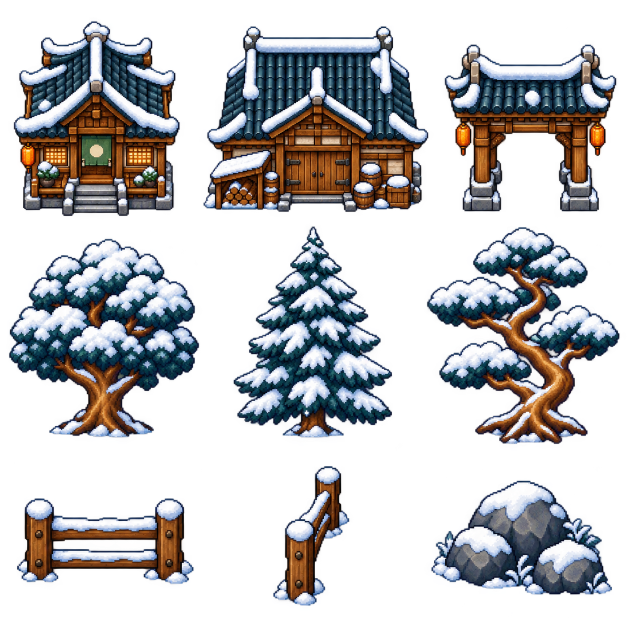
#> input picture Assets/StreamingAssets/Art/winter_village_atlas.png, 1254 x 1254 px (shown at 1/2 size)
$ python process_skin.py ../../Assets/ArtSources/SilverWarrior/katanas.png ../../Assets/StreamingAssets/Art/winter_village_atlas.png ../../Assets/StreamingAssets/CareerPulse/Bishop.png ../../Assets/StreamingAssets/CareerPulse/Guardian.png
#> lines starting #> are read from the running program, lines starting #| are printed output that depends on the picture; after the words box and inside, x2 and y2 are one past the last pixel; in counts of white or black regions, pixels touching at a corner belong together
### Tools/art/process_generated.py
# -*- coding: utf-8 -*-
"""Generated (Flow Nano Banana, magenta background) art -> game PNGs.

Soft magenta key with un-mixing (smoke, glows keep partial alpha without a pink fringe), connected
components in reading order for sheets, buildings placed on the 1536x1024 village building canvas
(bottom step at y=980, centred at x=768) like Assets/Resources/Art/Town/*.png.
Usage: python3 process_generated.py <source dir>
"""
import os, sys
import numpy as np
from PIL import Image
from scipy import ndimage

ROOT = os.path.dirname(os.path.dirname(os.path.dirname(os.path.abspath(__file__))))
ART = os.path.join(ROOT, "Assets", "Resources", "Art")

def key(path, soft=1.0):
#> called with soft = 1.4
    im = np.asarray(Image.open(path).convert("RGB")).astype(np.float32)
    r, g, b = im[..., 0], im[..., 1], im[..., 2]
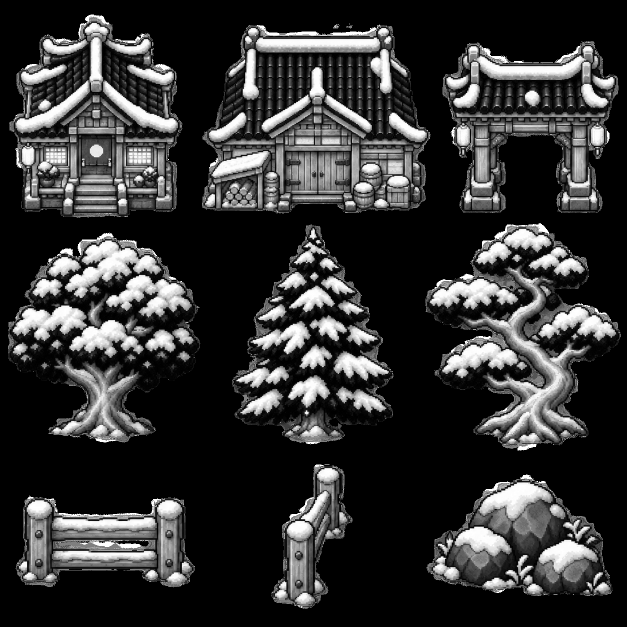
#> r: shape (1254, 1254) float32 (shown at 1/2 size); min 0, max 255, mean 51.7
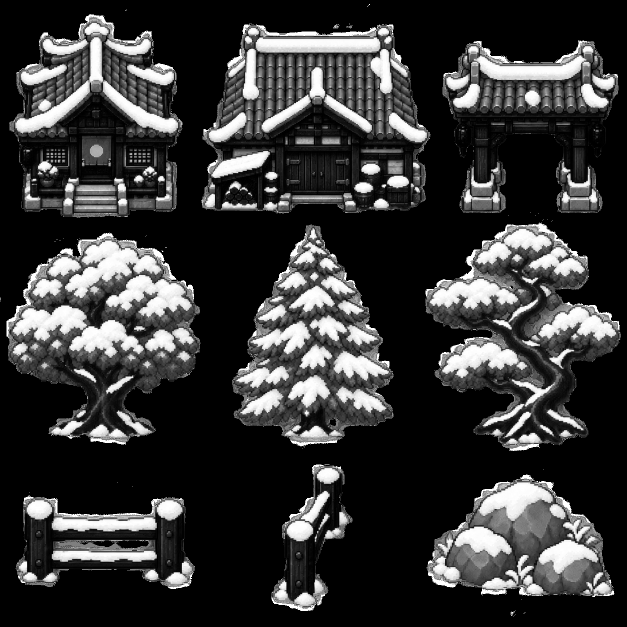
#> b: shape (1254, 1254) float32 (shown at 1/2 size); min 0, max 255, mean 54.7
    # Magenta amount: how much the pixel is "r and b high above g".
    m = np.clip((np.minimum(r, b) - g - 40.0) / (150.0 * soft), 0.0, 1.0)
    pure = (r > 140) & (b > 140) & (g < 110)
#> pure: shape (1254, 1254) bool; 0.01% white in thin lines or dots, all inside (x1, y1, x2, y2) = (31, 57, 1208, 1214)
    # Flow's sparkle watermark sits ~100 px in from the bottom-right corner (measured on 1376x768 and
    # 1024x1024 outputs): light pink / pale pixels in that box are background.
    h, w = r.shape
    box = np.zeros(r.shape, bool)
    box[h - 150:h - 45, w - 150:w - 45] = True
    sparkle = (r > 190) & (b > 190) & (g > 90)
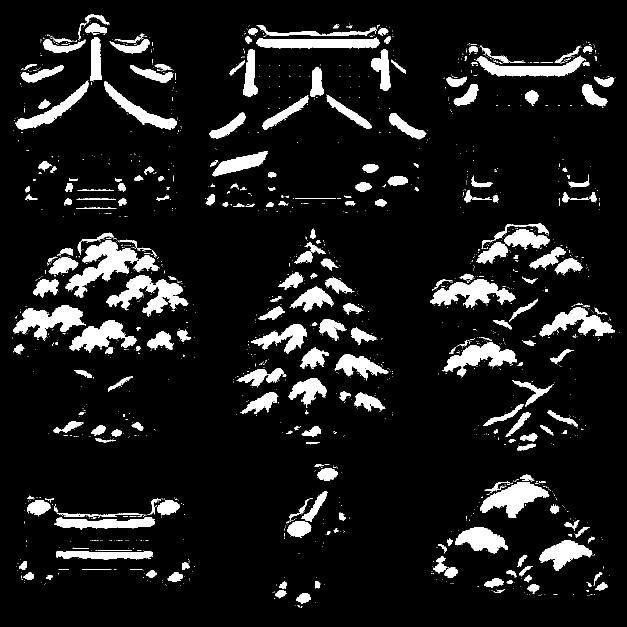
#> sparkle: shape (1254, 1254) bool (shown at 1/2 size); 9.9% white; 1822 white regions (1572 under 20 px), largest, box (x1, y1, x2, y2) and area: (131, 481, 276, 595) 6057, (213, 550, 377, 634) 5341, (26, 611, 171, 679) 4775
    pale = (np.minimum(np.minimum(r, g), b) > 120) & ((np.maximum(np.maximum(r, g), b) - np.minimum(np.minimum(r, g), b)) < 110)
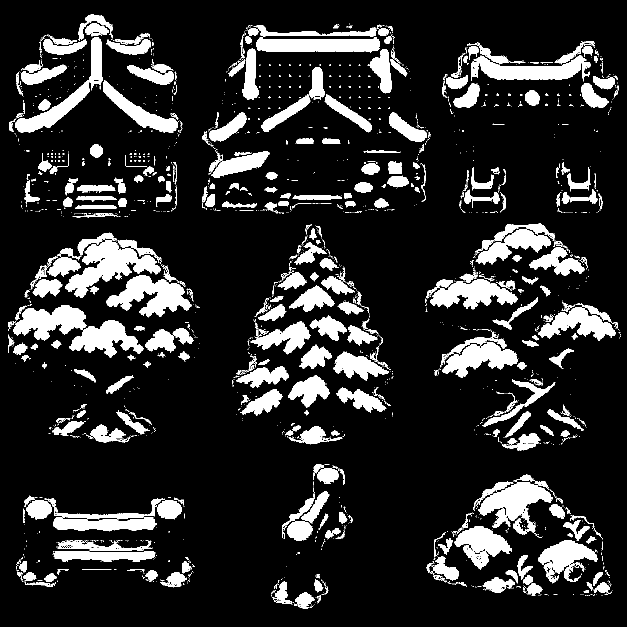
#> pale: shape (1254, 1254) bool (shown at 1/2 size); 15.6% white; 2243 white regions (1855 under 20 px), largest, box (x1, y1, x2, y2) and area: (130, 481, 322, 596) 8738, (212, 550, 383, 635) 7197, (957, 965, 1105, 1069) 7018
    im[box & (sparkle | pale)] = (255.0, 0.0, 255.0)
    r, g, b = im[..., 0], im[..., 1], im[..., 2]
    m = np.clip((np.minimum(r, b) - g - 40.0) / (150.0 * soft), 0.0, 1.0)
    pure = (r > 140) & (b > 140) & (g < 110)
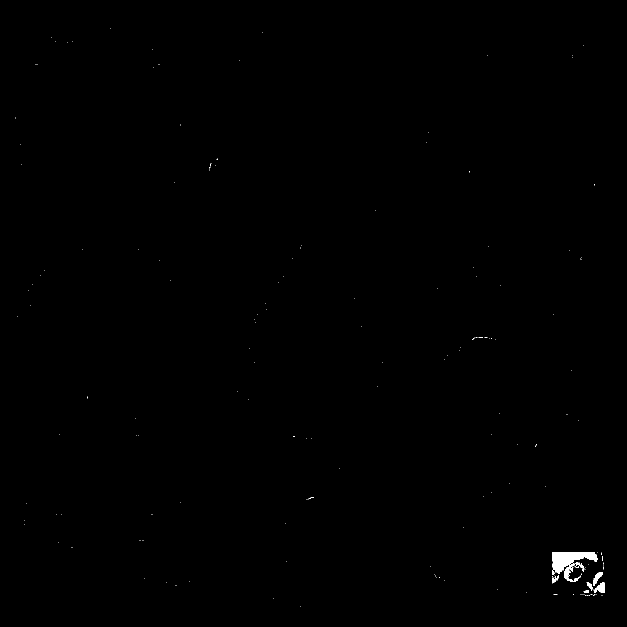
#> pure: shape (1254, 1254) bool (shown at 1/2 size); 0.23% white; 177 white regions (169 under 20 px), largest, box (x1, y1, x2, y2) and area: (1104, 1104, 1196, 1147) 2056, (1128, 1125, 1169, 1164) 484, (1187, 1165, 1209, 1186) 276
    m[pure & (np.minimum(r, b) - g > 120)] = 1.0
    a = 1.0 - m
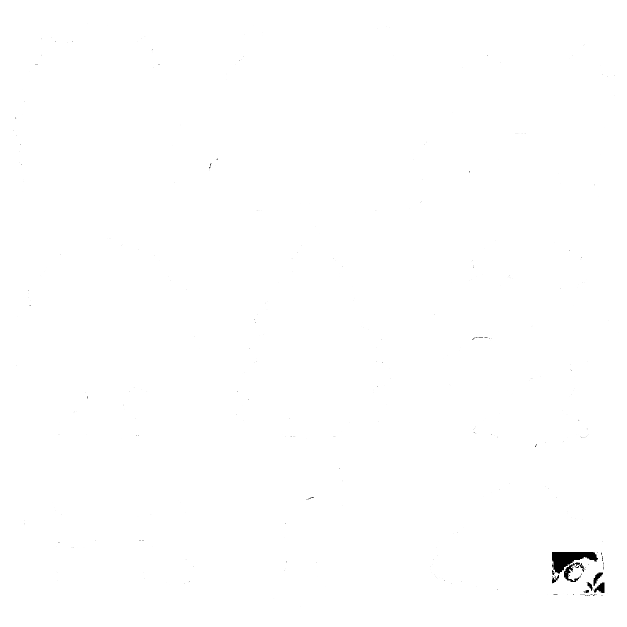
#> a: shape (1254, 1254) float32 (shown at 1/2 size); min 0, max 1, mean 0.998
    # Un-mix the magenta that showed through: c = (obs - m*M) / (1 - m).
    out = im.copy()
    keep = a > 0.02
    for ch, M in ((0, 255.0), (1, 0.0), (2, 255.0)):
        c = out[..., ch]
        c[keep] = (c[keep] - m[keep] * M) / a[keep]
    out = np.clip(out, 0, 255)
    # What still looks magenta after un-mixing (smoke edges, ash over the background) is neutralised:
    # translucent pixels lose it, opaque ones turn to the grey they were mixed from.
    tint = (out[..., 0] > out[..., 1] + 35) & (out[..., 2] > out[..., 1] + 35)
    a[tint & (a < 0.85)] = 0.0
#> a: shape (1254, 1254) float32; 0.01% of pixels changed, all inside (x1, y1, x2, y2) = (27, 74, 1230, 1189)
    grey = out[..., 1:2].repeat(3, axis=2) * 0.5 + out * 0.5
    out[tint] = np.minimum(grey[tint], out[tint])
    out[tint, 0] = out[tint, 1] + 6
    out[tint, 2] = out[tint, 1] + 4
    rgba = np.dstack([out, a * 255.0]).astype(np.uint8)
    rgba[a <= 0.02] = 0
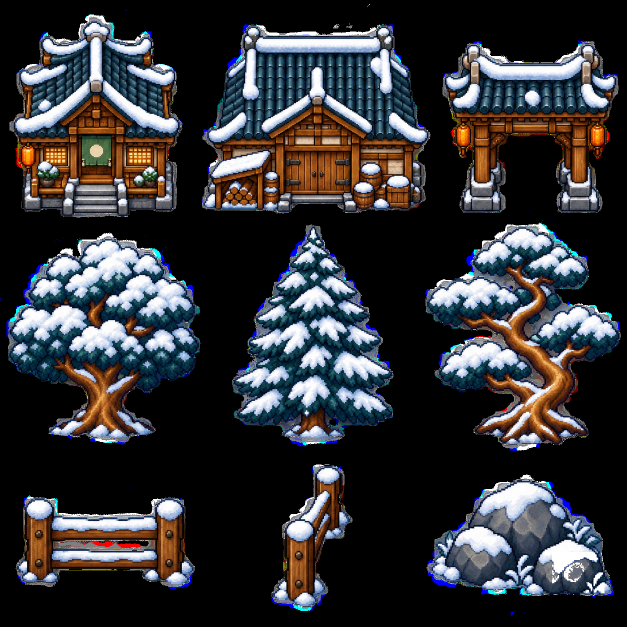
#> rgba: shape (1254, 1254, 4) (shown at 1/2 size); mean R, G, B, A 51.2, 51.3, 54.2, 254.4; transparent parts drawn white
    return rgba

# [55 lines left out: functions load_any, components, trim, save, building, not called in this run]

SHEETS = {
    # sheet file: game keys in reading order (None = skip)
    "gen_story_props.jpg": ["story_trough", "story_horse", "story_grave", "story_grave_1", "story_lantern", "story_ribbon"],
    "gen_props_landmarks.jpg": ["town_fountain_0", "town_well", "town_board", "town_lamp"],
    "gen_props_small.jpg": ["town_barrel", "town_crate", "town_sacks", "town_hay", "town_woodpile", "town_ccrate"],
    "gen_props_misc.jpg": ["town_pot", "town_planter", "town_mailbox", "town_bench", "town_sign_0", None, "town_anvil"],
    "codex_props_canyon_buildings.png": ["cyn_house_red", "cyn_house_green", "cyn_stall", "cyn_inn", "cyn_gate"],
    "codex_props_winter_buildings.png": ["wnt_house", "wnt_barn", "wnt_gate", "wnt_well", "wnt_fire_0"],
    "codex_props_winter_small.png": ["wnt_bench", "wnt_log", "wnt_workbench", "wnt_mailbox", "wnt_pot", "wnt_woodpile", "wnt_barrel", "wnt_crate", "wnt_lamp"],
    "codex_props_winter_small2.png": ["wnt_sign", "wnt_hay", "wnt_bed_0", "wnt_bed_1", "wnt_rock_0", "wnt_rock_1", "wnt_bush_0", "wnt_bush_1", "wnt_bush_2"],
    "codex_props2.png": ["town_site_1", "town_site_0", "town_pile_0", "town_pile_1", "town_stump", "town_grave_0", "town_grave_1", "town_ruin", "town_bones"],
}

# [27 lines that do not run on import are left out]

### Tools/art/process_skin.py
# -*- coding: utf-8 -*-
"""Generated costume-skin sheets (Flow, magenta) -> game sprite sheets in the original layout.

The skin is generated by repainting the reference atlas built from the shipped sheets, so every figure sits
in the cell it came from. Each cell is cut at the reference grid, reduced to the 64 px pixel grid, snapped to
the skin's own palette, and aligned to the original figure (feet line and body centre), so the warrior's
hand points (katana grip) and the walk/attack timing stay valid.

Usage:
  python3 process_skin.py warrior <generated.jpg> <skin id>  -> Assets/Resources/SilverWarrior/Skins/<id>/body.png, attack.png
  python3 process_skin.py mage <generated.jpg> <skin id>     -> Assets/Resources/Art/char_<id>_<dir>_<frame>.png
  python3 process_skin.py rogue <body.jpg> <skin id> <attack.jpg> -> Assets/Resources/Rogue/Skins/<id>/body.png, attack.png
  python3 process_skin.py daon <body.jpg> <skin id>          -> Assets/Resources/Art/char_<skin id>_<dir>_<frame>.png (rogue body sheet as the base, e.g. merc_daon)
  python3 process_skin.py rogue-ref <body ref out.png> <attack ref out.png>   (compact references to give Flow)
Rogue references (rogue-ref): every 64-px cell of Resources/Rogue/body.png and attack.png is cropped to the figure area
(ROGUE_CROP), scaled 4x (nearest) and laid out with a gutter on a flat magenta 4:3 canvas, so the figures come back larger
than in a full-cell layout. The repaint may turn the background into another flat colour (pink outfits), so the rogue
and daon modes key with key_border (magenta key when the border is magenta, border colour otherwise).
"""
import os, sys
import numpy as np
from PIL import Image
sys.path.insert(0, os.path.dirname(os.path.abspath(__file__)))
from process_generated import key, ROOT, ART

CELL = 64
DIRS = ["down", "downside", "side", "upside", "up"]
FRAMES = ["idle0", "idle1", "walk0", "walk1", "walk2", "walk3", "attack", "hurt"]
# Reference atlas layout in 64-px-grid units (see the reference builders in this file's docstring).
WARRIOR_REF = (512, 683)   # body 8x5 at (0, 0), attack 6x5 at (0, 363)
MAGE_REF = (569, 320)      # 8x5 at (0, 0)


def palette_of(rgba, colors=56):
    opaque = rgba[rgba[..., 3] > 200][:, :3]
    sample = Image.fromarray(opaque[:: max(1, len(opaque) // 200000)].reshape(-1, 1, 3), "RGB")
    return sample.quantize(colors=colors, method=Image.Quantize.MEDIANCUT)


# [40 lines left out: functions cell_from, outline, not called in this run]


KEEP_FRAC = 0.04
CROP_TRIM = 0   # edge rows/columns of the cropped region to clear (stray background bars touching the crop edge)


# [45 lines left out: functions keep_main, bbox, align, sheet, not called in this run]


S_REF = 4
ROGUE_CROP = {"body": (14, 8, 50, 58), "attack": (10, 8, 54, 58)}   # per-cell crop of the 64x64 cell in the compact reference
ROGUE_COLS = {"body": 8, "attack": 6}
ROGUE_GUTTER = 8
ROGUE_CANVAS = (387, 290)   # 4:3, grid units


# [123 lines left out: functions rogue_geometry, rogue_ref, key_border, rogue_sheet, rogue, daon and 1 more, not called in this run]


def mage(src, skin):
    gen = key(src, soft=1.4)
    pal = palette_of(gen)
    for r, d in enumerate(DIRS):
        for c, f in enumerate(FRAMES):
#> (the run stopped early here; a loop or call above may not have finished)

$ run again, on Assets/StreamingAssets/CareerReborn/Arcanist.png
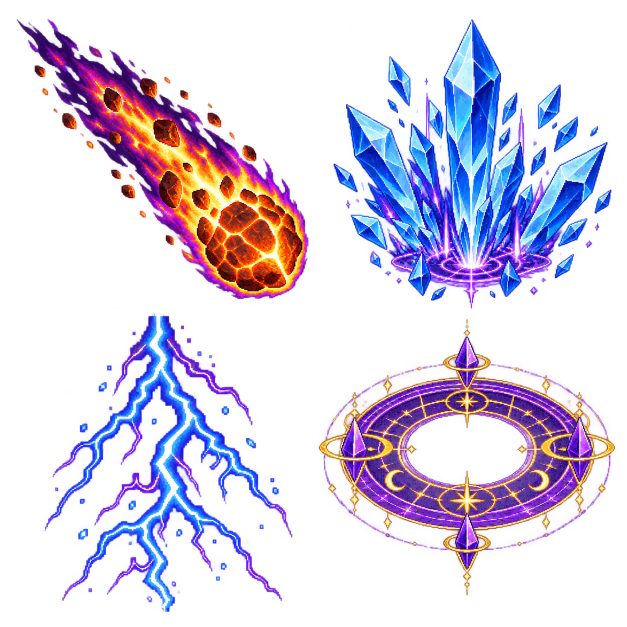
#> input picture Assets/StreamingAssets/CareerReborn/Arcanist.png, 1254 x 1254 px (shown at 1/2 size)
#> in key, `pure = (r > 140) & (b > 140) & (g < 110)`:
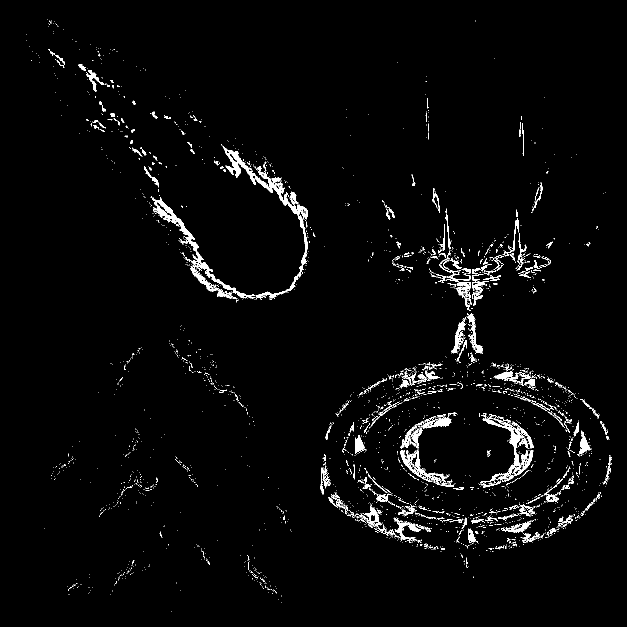
#> pure: shape (1254, 1254) bool (shown at 1/2 size); 2.5% white; 2992 white regions (2763 under 20 px), largest, box (x1, y1, x2, y2) and area: (444, 291, 616, 598) 4096, (305, 394, 511, 598) 3622, (961, 833, 1067, 967) 2787
#> sparkle: shape (1254, 1254) bool; 2.8% white; 2122 white regions (1947 under 20 px), largest, box (x1, y1, x2, y2) and area: (181, 625, 511, 1224) 9069, (860, 251, 1051, 608) 5963, (891, 43, 952, 209) 2516
#> pale: shape (1254, 1254) bool; 4.7% white; 3028 white regions (2729 under 20 px), largest, box (x1, y1, x2, y2) and area: (860, 42, 1002, 606) 11880, (169, 625, 519, 1224) 10645, (1040, 289, 1209, 498) 3948
#> keep: shape (1254, 1254) bool; 98.8% white; 1116 black regions (1035 under 20 px), largest, box (x1, y1, x2, y2) and area: (305, 394, 511, 597) 2563, (444, 291, 598, 430) 2315, (961, 836, 1044, 965) 1335
#> tint: shape (1254, 1254) bool; 12% white; 1486 white regions (1353 under 20 px), largest, box (x1, y1, x2, y2) and area: (33, 35, 621, 605) 62072, (832, 401, 1105, 622) 13982, (713, 900, 936, 1099) 12585
#> in key, `rgba[a <= 0.02] = 0`:
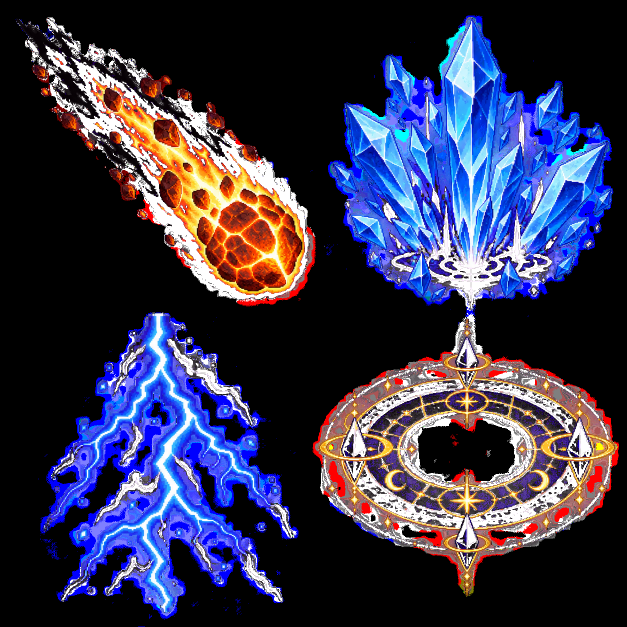
#> rgba: shape (1254, 1254, 4) (shown at 1/2 size); mean R, G, B, A 36.2, 34.3, 59.1, 237.8; transparent parts drawn white

$ run again, on Assets/StreamingAssets/CareerReborn/Bishop.png
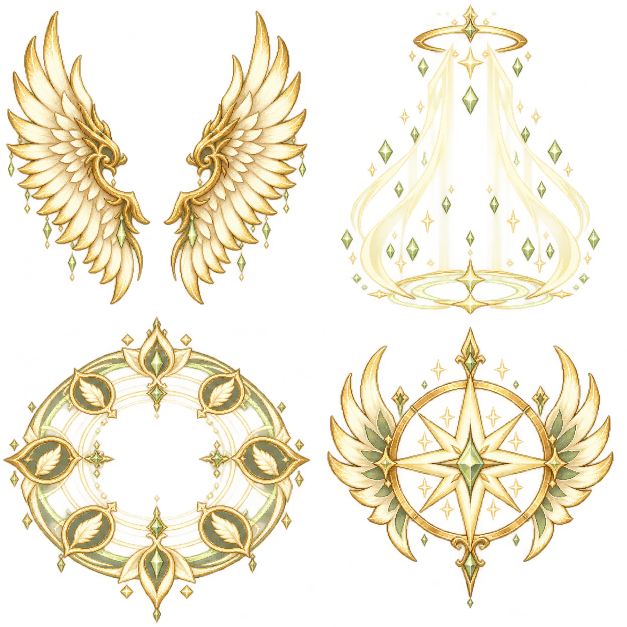
#> input picture Assets/StreamingAssets/CareerReborn/Bishop.png, 1254 x 1254 px (shown at 1/2 size)
#> pure: shape (1254, 1254) bool; 0% white in thin lines or dots, all inside (x1, y1, x2, y2) = (91, 10, 1199, 1186)
#> in key, `sparkle = (r > 190) & (b > 190) & (g > 90)`:
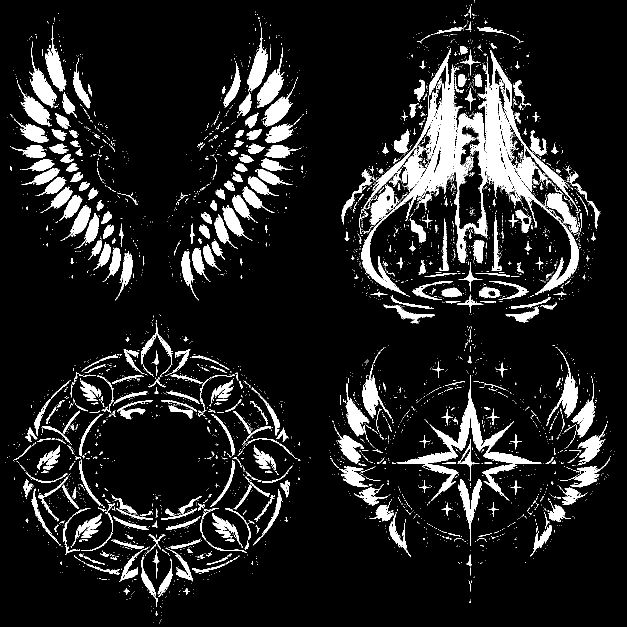
#> sparkle: shape (1254, 1254) bool (shown at 1/2 size); 11.5% white; 4242 white regions (3797 under 20 px), largest, box (x1, y1, x2, y2) and area: (723, 100, 1158, 590) 37696, (793, 750, 1083, 928) 6654, (727, 180, 883, 417) 3559
#> pale: shape (1254, 1254) bool; 27.7% white; 4104 white regions (3532 under 20 px), largest, box (x1, y1, x2, y2) and area: (683, 67, 1206, 647) 148474, (320, 755, 607, 1130) 30225, (20, 772, 308, 1125) 25964
#> keep: shape (1254, 1254) bool; 100% white; black in thin lines or dots, all inside (x1, y1, x2, y2) = (96, 10, 1199, 1146)
#> tint: shape (1254, 1254) bool; 0.01% white in thin lines or dots, all inside (x1, y1, x2, y2) = (47, 10, 1199, 1214)
#> in key, `grey = out[..., 1:2].repeat(3, axis=2) * 0.5 + out * 0.5`:
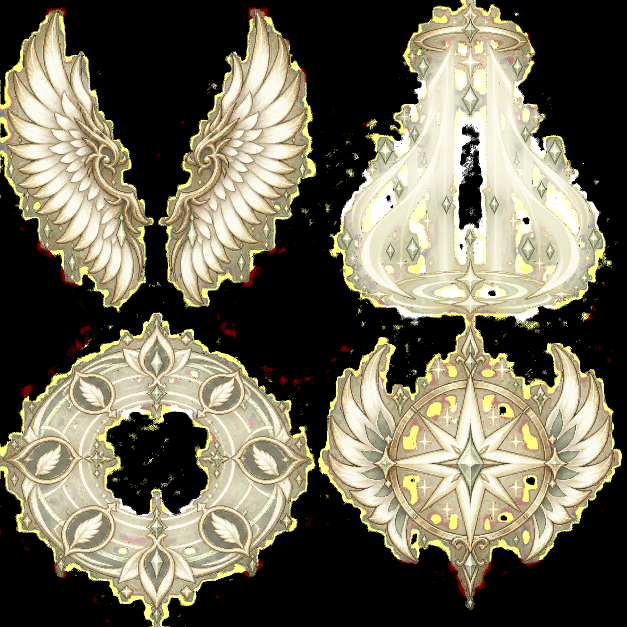
#> grey: shape (1254, 1254, 3) float32 (shown at 1/2 size); mean R, G, B 112.1, 106.6, 87.3
